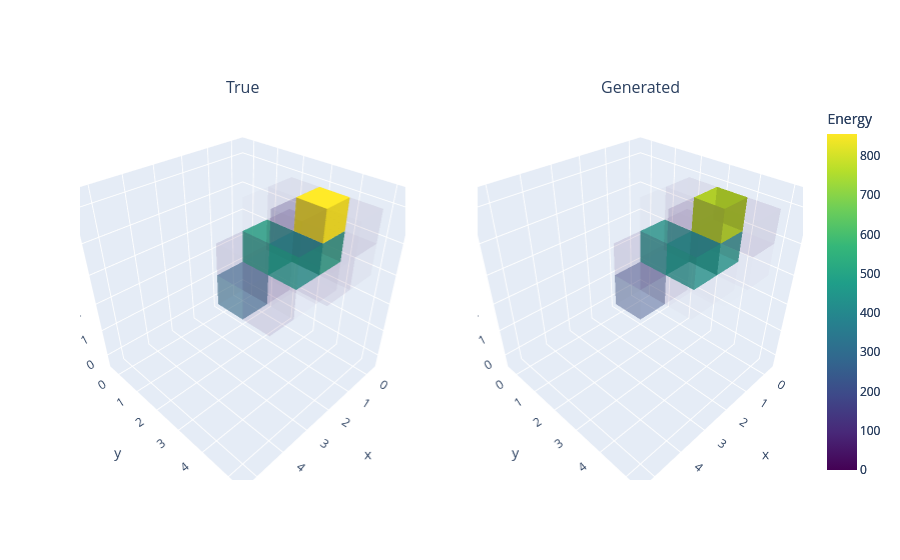

This figure's notebook cell:
### Code cell
import torch
import plotly.graph_objects as go
from plotly.subplots import make_subplots

checkpoint_path = "/scratch2/salonso/SFGD_Vertex_Activity/Results/gan/test/checkpoints/diffusion_v1/train_loss/last.ckpt"

model = ConditionalDiffusionModel(
    time_dim=128,
    cond_dim=128,
    base_channels=32,
    num_timesteps=1000,
    img_size=args.img_size,
)

lit_model = LightningModelDiffusion.load_from_checkpoint(
    checkpoint_path,
    diffusion_model=model,
)

device = torch.device("cuda" if torch.cuda.is_available() else "cpu")
lit_model = lit_model.to(device)
lit_model.eval()

# Example image
event = train_set[1231]
x_ini, y_ini, z_ini = event['pos_ini']
ke = event['ke']
dx, dy, dz = event['dir_ini']
kin = torch.tensor([[x_ini, y_ini, z_ini, ke, dx, dy, dz]], dtype=torch.float32)
kin = kin.to(device)
true_voxels = event['image'].reshape(1, 1, 5, 5, 5)
true_voxels = true_voxels.to(device)

# Run inference
with torch.no_grad():
    #generated_voxels = lit_model.sample(labels=kin, num_samples=1, num_timesteps=1000, device=device)
    generated_voxels = lit_model.model.differentiable_sample(kin=kin, num_timesteps=1000)

true_grid = true_voxels[0, 0].cpu().numpy()       # (5, 5, 5)
gen_grid  = generated_voxels[0, 0].cpu().numpy()  # (5, 5, 5)

# undo normalisation
min_charge = 0
max_charge = train_set.metadata['statistics']['per_tree']['proton_contained']['recon_charge']['max']
true_grid = (true_grid + 1) / 2
true_grid = true_grid * (max_charge - min_charge) + min_charge
gen_grid = (gen_grid + 1) / 2
gen_grid = gen_grid * (max_charge - min_charge) + min_charge
gen_grid[gen_grid < 0.5] = 0  # zeroed voxels won't be plotted

global_max = float(max(true_grid.max(), gen_grid.max()))
cmin, cmax = 0.0, global_max if global_max > 0 else 1.0

def grid_to_sparse_points(grid, threshold=1e-6):
    """
    grid: numpy array (D, H, W)
    Returns arrays x, y, z, val for voxels above |value| > threshold.
    """
    import numpy as np

    mask = np.abs(grid) > threshold
    z_idx, y_idx, x_idx = mask.nonzero()  # (z, y, x)
    vals = grid[mask]
    return x_idx, y_idx, z_idx, vals


x_t, y_t, z_t, v_t = grid_to_sparse_points(true_grid)
x_g, y_g, z_g, v_g = grid_to_sparse_points(gen_grid)

def make_cube_traces(x, y, z, v, cmin, cmax, showscale_first=True):
    """
    Build a list of Mesh3d traces, one per (x, y, z) cube.
    Opacity is proportional to v/cmax.
    Each cube has hover text with its coordinates and value.
    """
    import numpy as np

    traces = []
    first = True

    for cx, cy, cz, val in zip(x, y, z, v):
        # 8 corners of cube [cx, cx+1] x [cy, cy+1] x [cz, cz+1]
        verts = np.array([
            (cx,   cy,   cz),
            (cx+1, cy,   cz),
            (cx+1, cy+1, cz),
            (cx,   cy+1, cz),
            (cx,   cy,   cz+1),
            (cx+1, cy,   cz+1),
            (cx+1, cy+1, cz+1),
            (cx,   cy+1, cz+1),
        ])
        xs, ys, zs = verts[:, 0], verts[:, 1], verts[:, 2]

        # 12 triangles (2 per face)
        faces = [
            (0, 1, 2), (0, 2, 3),  # bottom
            (4, 5, 6), (4, 6, 7),  # top
            (0, 1, 5), (0, 5, 4),  # front
            (2, 3, 7), (2, 7, 6),  # back
            (1, 2, 6), (1, 6, 5),  # right
            (0, 3, 7), (0, 7, 4),  # left
        ]
        i = [f[0] for f in faces]
        j = [f[1] for f in faces]
        k = [f[2] for f in faces]

        intensity = [val] * 8
        opacity = 0.0 if cmax <= 0 else float(val) / cmax

        hover_text = [f"x={cx}, y={cy}, z={cz}, value={val:.4g}"] * 8

        traces.append(
            go.Mesh3d(
                x=xs,
                y=ys,
                z=zs,
                i=i,
                j=j,
                k=k,
                intensity=intensity,
                intensitymode="vertex",
                colorscale="Viridis",
                cmin=cmin,
                cmax=cmax,
                opacity=opacity,
                flatshading=True,
                text=hover_text,
                hoverinfo="text",
                showscale=showscale_first and first,
                colorbar=dict(title="Energy") if (showscale_first and first) else None,
            )
        )
        if first:
            first = False

    return traces

true_traces = make_cube_traces(x_t, y_t, z_t, v_t, cmin, cmax, showscale_first=True)
gen_traces  = make_cube_traces(x_g, y_g, z_g, v_g, cmin, cmax, showscale_first=True)

# Plot
fig = make_subplots(
    rows=1,
    cols=2,
    specs=[[{"type": "scene"}, {"type": "scene"}]],
    subplot_titles=("True", "Generated"),
)
for tr in true_traces:
    fig.add_trace(tr, row=1, col=1)
for tr in gen_traces:
    fig.add_trace(tr, row=1, col=2)
axis_range = [-0.5, 5.5]
for col in [1, 2]:
    fig.update_scenes(
        xaxis=dict(title="x", range=axis_range),
        yaxis=dict(title="y", range=axis_range),
        zaxis=dict(title="z", range=axis_range),
        aspectmode="cube",
        row=1,
        col=col,
    )

fig.update_layout(
    showlegend=False,
)

fig.show()

### Figure 1 — Plotly figure (JSON) as saved in the notebook; plotly's stock layout.template omitted (floating-point values rounded to 4 significant figures)
{"data": [{"cmax": 855.7, "cmin": 0, "colorbar": {"title": {"text": "Energy"}}, "colorscale": [[0, "#440154"], [0.1111, "#482878"], [0.2222, "#3e4989"], [0.3333, "#31688e"], [0.4444, "#26828e"], [0.5556, "#1f9e89"], [0.6667, "#35b779"], [0.7778, "#6ece58"], [0.8889, "#b5de2b"], [1, "#fde725"]], "flatshading": true, "hoverinfo": "text", "i": [0, 0, 4, 4, 0, 0, 2, 2, 1, 1, 0, 0], "intensity": [4.421, 4.421, 4.421, 4.421, 4.421, 4.421, 4.421, 4.421], "intensitymode": "vertex", "j": [1, 2, 5, 6, 1, 5, 3, 7, 2, 6, 3, 7], "k": [2, 3, 6, 7, 5, 4, 7, 6, 6, 5, 7, 4], "opacity": 0.005167, "scene": "scene", "showscale": true, "text": ["x=0, y=2, z=2, value=4.421", "x=0, y=2, z=2, value=4.421", "x=0, y=2, z=2, value=4.421", "x=0, y=2, z=2, value=4.421", "x=0, y=2, z=2, value=4.421", "x=0, y=2, z=2, value=4.421", "x=0, y=2, z=2, value=4.421", "x=0, y=2, z=2, value=4.421"], "type": "mesh3d", "x": [0, 1, 1, 0, 0, 1, 1, 0], "y": [2, 2, 3, 3, 2, 2, 3, 3], "z": [2, 2, 2, 2, 3, 3, 3, 3]}, {"cmax": 855.7, "cmin": 0, "colorscale": [[0, "#440154"], [0.1111, "#482878"], [0.2222, "#3e4989"], [0.3333, "#31688e"], [0.4444, "#26828e"], [0.5556, "#1f9e89"], [0.6667, "#35b779"], [0.7778, "#6ece58"], [0.8889, "#b5de2b"], [1, "#fde725"]], "flatshading": true, "hoverinfo": "text", "i": [0, 0, 4, 4, 0, 0, 2, 2, 1, 1, 0, 0], "intensity": [56.43, 56.43, 56.43, 56.43, 56.43, 56.43, 56.43, 56.43], "intensitymode": "vertex", "j": [1, 2, 5, 6, 1, 5, 3, 7, 2, 6, 3, 7], "k": [2, 3, 6, 7, 5, 4, 7, 6, 6, 5, 7, 4], "opacity": 0.06595, "scene": "scene", "showscale": false, "text": ["x=1, y=2, z=2, value=56.43", "x=1, y=2, z=2, value=56.43", "x=1, y=2, z=2, value=56.43", "x=1, y=2, z=2, value=56.43", "x=1, y=2, z=2, value=56.43", "x=1, y=2, z=2, value=56.43", "x=1, y=2, z=2, value=56.43", "x=1, y=2, z=2, value=56.43"], "type": "mesh3d", "x": [1, 2, 2, 1, 1, 2, 2, 1], "y": [2, 2, 3, 3, 2, 2, 3, 3], "z": [2, 2, 2, 2, 3, 3, 3, 3]}, {"cmax": 855.7, "cmin": 0, "colorscale": [[0, "#440154"], [0.1111, "#482878"], [0.2222, "#3e4989"], [0.3333, "#31688e"], [0.4444, "#26828e"], [0.5556, "#1f9e89"], [0.6667, "#35b779"], [0.7778, "#6ece58"], [0.8889, "#b5de2b"], [1, "#fde725"]], "flatshading": true, "hoverinfo": "text", "i": [0, 0, 4, 4, 0, 0, 2, 2, 1, 1, 0, 0], "intensity": [294.2, 294.2, 294.2, 294.2, 294.2, 294.2, 294.2, 294.2], "intensitymode": "vertex", "j": [1, 2, 5, 6, 1, 5, 3, 7, 2, 6, 3, 7], "k": [2, 3, 6, 7, 5, 4, 7, 6, 6, 5, 7, 4], "opacity": 0.3438, "scene": "scene", "showscale": false, "text": ["x=2, y=2, z=2, value=294.2", "x=2, y=2, z=2, value=294.2", "x=2, y=2, z=2, value=294.2", "x=2, y=2, z=2, value=294.2", "x=2, y=2, z=2, value=294.2", "x=2, y=2, z=2, value=294.2", "x=2, y=2, z=2, value=294.2", "x=2, y=2, z=2, value=294.2"], "type": "mesh3d", "x": [2, 3, 3, 2, 2, 3, 3, 2], "y": [2, 2, 3, 3, 2, 2, 3, 3], "z": [2, 2, 2, 2, 3, 3, 3, 3]}, {"cmax": 855.7, "cmin": 0, "colorscale": [[0, "#440154"], [0.1111, "#482878"], [0.2222, "#3e4989"], [0.3333, "#31688e"], [0.4444, "#26828e"], [0.5556, "#1f9e89"], [0.6667, "#35b779"], [0.7778, "#6ece58"], [0.8889, "#b5de2b"], [1, "#fde725"]], "flatshading": true, "hoverinfo": "text", "i": [0, 0, 4, 4, 0, 0, 2, 2, 1, 1, 0, 0], "intensity": [20.18, 20.18, 20.18, 20.18, 20.18, 20.18, 20.18, 20.18], "intensitymode": "vertex", "j": [1, 2, 5, 6, 1, 5, 3, 7, 2, 6, 3, 7], "k": [2, 3, 6, 7, 5, 4, 7, 6, 6, 5, 7, 4], "opacity": 0.02358, "scene": "scene", "showscale": false, "text": ["x=0, y=3, z=2, value=20.18", "x=0, y=3, z=2, value=20.18", "x=0, y=3, z=2, value=20.18", "x=0, y=3, z=2, value=20.18", "x=0, y=3, z=2, value=20.18", "x=0, y=3, z=2, value=20.18", "x=0, y=3, z=2, value=20.18", "x=0, y=3, z=2, value=20.18"], "type": "mesh3d", "x": [0, 1, 1, 0, 0, 1, 1, 0], "y": [3, 3, 4, 4, 3, 3, 4, 4], "z": [2, 2, 2, 2, 3, 3, 3, 3]}, {"cmax": 855.7, "cmin": 0, "colorscale": [[0, "#440154"], [0.1111, "#482878"], [0.2222, "#3e4989"], [0.3333, "#31688e"], [0.4444, "#26828e"], [0.5556, "#1f9e89"], [0.6667, "#35b779"], [0.7778, "#6ece58"], [0.8889, "#b5de2b"], [1, "#fde725"]], "flatshading": true, "hoverinfo": "text", "i": [0, 0, 4, 4, 0, 0, 2, 2, 1, 1, 0, 0], "intensity": [6.496, 6.496, 6.496, 6.496, 6.496, 6.496, 6.496, 6.496], "intensitymode": "vertex", "j": [1, 2, 5, 6, 1, 5, 3, 7, 2, 6, 3, 7], "k": [2, 3, 6, 7, 5, 4, 7, 6, 6, 5, 7, 4], "opacity": 0.007592, "scene": "scene", "showscale": false, "text": ["x=1, y=3, z=2, value=6.496", "x=1, y=3, z=2, value=6.496", "x=1, y=3, z=2, value=6.496", "x=1, y=3, z=2, value=6.496", "x=1, y=3, z=2, value=6.496", "x=1, y=3, z=2, value=6.496", "x=1, y=3, z=2, value=6.496", "x=1, y=3, z=2, value=6.496"], "type": "mesh3d", "x": [1, 2, 2, 1, 1, 2, 2, 1], "y": [3, 3, 4, 4, 3, 3, 4, 4], "z": [2, 2, 2, 2, 3, 3, 3, 3]}, {"cmax": 855.7, "cmin": 0, "colorscale": [[0, "#440154"], [0.1111, "#482878"], [0.2222, "#3e4989"], [0.3333, "#31688e"], [0.4444, "#26828e"], [0.5556, "#1f9e89"], [0.6667, "#35b779"], [0.7778, "#6ece58"], [0.8889, "#b5de2b"], [1, "#fde725"]], "flatshading": true, "hoverinfo": "text", "i": [0, 0, 4, 4, 0, 0, 2, 2, 1, 1, 0, 0], "intensity": [48.96, 48.96, 48.96, 48.96, 48.96, 48.96, 48.96, 48.96], "intensitymode": "vertex", "j": [1, 2, 5, 6, 1, 5, 3, 7, 2, 6, 3, 7], "k": [2, 3, 6, 7, 5, 4, 7, 6, 6, 5, 7, 4], "opacity": 0.05721, "scene": "scene", "showscale": false, "text": ["x=2, y=3, z=2, value=48.96", "x=2, y=3, z=2, value=48.96", "x=2, y=3, z=2, value=48.96", "x=2, y=3, z=2, value=48.96", "x=2, y=3, z=2, value=48.96", "x=2, y=3, z=2, value=48.96", "x=2, y=3, z=2, value=48.96", "x=2, y=3, z=2, value=48.96"], "type": "mesh3d", "x": [2, 3, 3, 2, 2, 3, 3, 2], "y": [3, 3, 4, 4, 3, 3, 4, 4], "z": [2, 2, 2, 2, 3, 3, 3, 3]}, {"cmax": 855.7, "cmin": 0, "colorscale": [[0, "#440154"], [0.1111, "#482878"], [0.2222, "#3e4989"], [0.3333, "#31688e"], [0.4444, "#26828e"], [0.5556, "#1f9e89"], [0.6667, "#35b779"], [0.7778, "#6ece58"], [0.8889, "#b5de2b"], [1, "#fde725"]], "flatshading": true, "hoverinfo": "text", "i": [0, 0, 4, 4, 0, 0, 2, 2, 1, 1, 0, 0], "intensity": [55.36, 55.36, 55.36, 55.36, 55.36, 55.36, 55.36, 55.36], "intensitymode": "vertex", "j": [1, 2, 5, 6, 1, 5, 3, 7, 2, 6, 3, 7], "k": [2, 3, 6, 7, 5, 4, 7, 6, 6, 5, 7, 4], "opacity": 0.0647, "scene": "scene", "showscale": false, "text": ["x=0, y=2, z=3, value=55.36", "x=0, y=2, z=3, value=55.36", "x=0, y=2, z=3, value=55.36", "x=0, y=2, z=3, value=55.36", "x=0, y=2, z=3, value=55.36", "x=0, y=2, z=3, value=55.36", "x=0, y=2, z=3, value=55.36", "x=0, y=2, z=3, value=55.36"], "type": "mesh3d", "x": [0, 1, 1, 0, 0, 1, 1, 0], "y": [2, 2, 3, 3, 2, 2, 3, 3], "z": [3, 3, 3, 3, 4, 4, 4, 4]}, {"cmax": 855.7, "cmin": 0, "colorscale": [[0, "#440154"], [0.1111, "#482878"], [0.2222, "#3e4989"], [0.3333, "#31688e"], [0.4444, "#26828e"], [0.5556, "#1f9e89"], [0.6667, "#35b779"], [0.7778, "#6ece58"], [0.8889, "#b5de2b"], [1, "#fde725"]], "flatshading": true, "hoverinfo": "text", "i": [0, 0, 4, 4, 0, 0, 2, 2, 1, 1, 0, 0], "intensity": [498.2, 498.2, 498.2, 498.2, 498.2, 498.2, 498.2, 498.2], "intensitymode": "vertex", "j": [1, 2, 5, 6, 1, 5, 3, 7, 2, 6, 3, 7], "k": [2, 3, 6, 7, 5, 4, 7, 6, 6, 5, 7, 4], "opacity": 0.5822, "scene": "scene", "showscale": false, "text": ["x=1, y=2, z=3, value=498.2", "x=1, y=2, z=3, value=498.2", "x=1, y=2, z=3, value=498.2", "x=1, y=2, z=3, value=498.2", "x=1, y=2, z=3, value=498.2", "x=1, y=2, z=3, value=498.2", "x=1, y=2, z=3, value=498.2", "x=1, y=2, z=3, value=498.2"], "type": "mesh3d", "x": [1, 2, 2, 1, 1, 2, 2, 1], "y": [2, 2, 3, 3, 2, 2, 3, 3], "z": [3, 3, 3, 3, 4, 4, 4, 4]}, {"cmax": 855.7, "cmin": 0, "colorscale": [[0, "#440154"], [0.1111, "#482878"], [0.2222, "#3e4989"], [0.3333, "#31688e"], [0.4444, "#26828e"], [0.5556, "#1f9e89"], [0.6667, "#35b779"], [0.7778, "#6ece58"], [0.8889, "#b5de2b"], [1, "#fde725"]], "flatshading": true, "hoverinfo": "text", "i": [0, 0, 4, 4, 0, 0, 2, 2, 1, 1, 0, 0], "intensity": [57.22, 57.22, 57.22, 57.22, 57.22, 57.22, 57.22, 57.22], "intensitymode": "vertex", "j": [1, 2, 5, 6, 1, 5, 3, 7, 2, 6, 3, 7], "k": [2, 3, 6, 7, 5, 4, 7, 6, 6, 5, 7, 4], "opacity": 0.06688, "scene": "scene", "showscale": false, "text": ["x=2, y=2, z=3, value=57.22", "x=2, y=2, z=3, value=57.22", "x=2, y=2, z=3, value=57.22", "x=2, y=2, z=3, value=57.22", "x=2, y=2, z=3, value=57.22", "x=2, y=2, z=3, value=57.22", "x=2, y=2, z=3, value=57.22", "x=2, y=2, z=3, value=57.22"], "type": "mesh3d", "x": [2, 3, 3, 2, 2, 3, 3, 2], "y": [2, 2, 3, 3, 2, 2, 3, 3], "z": [3, 3, 3, 3, 4, 4, 4, 4]}, {"cmax": 855.7, "cmin": 0, "colorscale": [[0, "#440154"], [0.1111, "#482878"], [0.2222, "#3e4989"], [0.3333, "#31688e"], [0.4444, "#26828e"], [0.5556, "#1f9e89"], [0.6667, "#35b779"], [0.7778, "#6ece58"], [0.8889, "#b5de2b"], [1, "#fde725"]], "flatshading": true, "hoverinfo": "text", "i": [0, 0, 4, 4, 0, 0, 2, 2, 1, 1, 0, 0], "intensity": [515.0, 515.0, 515.0, 515.0, 515.0, 515.0, 515.0, 515.0], "intensitymode": "vertex", "j": [1, 2, 5, 6, 1, 5, 3, 7, 2, 6, 3, 7], "k": [2, 3, 6, 7, 5, 4, 7, 6, 6, 5, 7, 4], "opacity": 0.6018, "scene": "scene", "showscale": false, "text": ["x=0, y=3, z=3, value=515", "x=0, y=3, z=3, value=515", "x=0, y=3, z=3, value=515", "x=0, y=3, z=3, value=515", "x=0, y=3, z=3, value=515", "x=0, y=3, z=3, value=515", "x=0, y=3, z=3, value=515", "x=0, y=3, z=3, value=515"], "type": "mesh3d", "x": [0, 1, 1, 0, 0, 1, 1, 0], "y": [3, 3, 4, 4, 3, 3, 4, 4], "z": [3, 3, 3, 3, 4, 4, 4, 4]}, {"cmax": 855.7, "cmin": 0, "colorscale": [[0, "#440154"], [0.1111, "#482878"], [0.2222, "#3e4989"], [0.3333, "#31688e"], [0.4444, "#26828e"], [0.5556, "#1f9e89"], [0.6667, "#35b779"], [0.7778, "#6ece58"], [0.8889, "#b5de2b"], [1, "#fde725"]], "flatshading": true, "hoverinfo": "text", "i": [0, 0, 4, 4, 0, 0, 2, 2, 1, 1, 0, 0], "intensity": [455.5, 455.5, 455.5, 455.5, 455.5, 455.5, 455.5, 455.5], "intensitymode": "vertex", "j": [1, 2, 5, 6, 1, 5, 3, 7, 2, 6, 3, 7], "k": [2, 3, 6, 7, 5, 4, 7, 6, 6, 5, 7, 4], "opacity": 0.5323, "scene": "scene", "showscale": false, "text": ["x=1, y=3, z=3, value=455.5", "x=1, y=3, z=3, value=455.5", "x=1, y=3, z=3, value=455.5", "x=1, y=3, z=3, value=455.5", "x=1, y=3, z=3, value=455.5", "x=1, y=3, z=3, value=455.5", "x=1, y=3, z=3, value=455.5", "x=1, y=3, z=3, value=455.5"], "type": "mesh3d", "x": [1, 2, 2, 1, 1, 2, 2, 1], "y": [3, 3, 4, 4, 3, 3, 4, 4], "z": [3, 3, 3, 3, 4, 4, 4, 4]}, {"cmax": 855.7, "cmin": 0, "colorscale": [[0, "#440154"], [0.1111, "#482878"], [0.2222, "#3e4989"], [0.3333, "#31688e"], [0.4444, "#26828e"], [0.5556, "#1f9e89"], [0.6667, "#35b779"], [0.7778, "#6ece58"], [0.8889, "#b5de2b"], [1, "#fde725"]], "flatshading": true, "hoverinfo": "text", "i": [0, 0, 4, 4, 0, 0, 2, 2, 1, 1, 0, 0], "intensity": [8.042, 8.042, 8.042, 8.042, 8.042, 8.042, 8.042, 8.042], "intensitymode": "vertex", "j": [1, 2, 5, 6, 1, 5, 3, 7, 2, 6, 3, 7], "k": [2, 3, 6, 7, 5, 4, 7, 6, 6, 5, 7, 4], "opacity": 0.009398, "scene": "scene", "showscale": false, "text": ["x=2, y=3, z=3, value=8.042", "x=2, y=3, z=3, value=8.042", "x=2, y=3, z=3, value=8.042", "x=2, y=3, z=3, value=8.042", "x=2, y=3, z=3, value=8.042", "x=2, y=3, z=3, value=8.042", "x=2, y=3, z=3, value=8.042", "x=2, y=3, z=3, value=8.042"], "type": "mesh3d", "x": [2, 3, 3, 2, 2, 3, 3, 2], "y": [3, 3, 4, 4, 3, 3, 4, 4], "z": [3, 3, 3, 3, 4, 4, 4, 4]}, {"cmax": 855.7, "cmin": 0, "colorscale": [[0, "#440154"], [0.1111, "#482878"], [0.2222, "#3e4989"], [0.3333, "#31688e"], [0.4444, "#26828e"], [0.5556, "#1f9e89"], [0.6667, "#35b779"], [0.7778, "#6ece58"], [0.8889, "#b5de2b"], [1, "#fde725"]], "flatshading": true, "hoverinfo": "text", "i": [0, 0, 4, 4, 0, 0, 2, 2, 1, 1, 0, 0], "intensity": [15.96, 15.96, 15.96, 15.96, 15.96, 15.96, 15.96, 15.96], "intensitymode": "vertex", "j": [1, 2, 5, 6, 1, 5, 3, 7, 2, 6, 3, 7], "k": [2, 3, 6, 7, 5, 4, 7, 6, 6, 5, 7, 4], "opacity": 0.01865, "scene": "scene", "showscale": false, "text": ["x=0, y=4, z=3, value=15.96", "x=0, y=4, z=3, value=15.96", "x=0, y=4, z=3, value=15.96", "x=0, y=4, z=3, value=15.96", "x=0, y=4, z=3, value=15.96", "x=0, y=4, z=3, value=15.96", "x=0, y=4, z=3, value=15.96", "x=0, y=4, z=3, value=15.96"], "type": "mesh3d", "x": [0, 1, 1, 0, 0, 1, 1, 0], "y": [4, 4, 5, 5, 4, 4, 5, 5], "z": [3, 3, 3, 3, 4, 4, 4, 4]}, {"cmax": 855.7, "cmin": 0, "colorscale": [[0, "#440154"], [0.1111, "#482878"], [0.2222, "#3e4989"], [0.3333, "#31688e"], [0.4444, "#26828e"], [0.5556, "#1f9e89"], [0.6667, "#35b779"], [0.7778, "#6ece58"], [0.8889, "#b5de2b"], [1, "#fde725"]], "flatshading": true, "hoverinfo": "text", "i": [0, 0, 4, 4, 0, 0, 2, 2, 1, 1, 0, 0], "intensity": [32.98, 32.98, 32.98, 32.98, 32.98, 32.98, 32.98, 32.98], "intensitymode": "vertex", "j": [1, 2, 5, 6, 1, 5, 3, 7, 2, 6, 3, 7], "k": [2, 3, 6, 7, 5, 4, 7, 6, 6, 5, 7, 4], "opacity": 0.03855, "scene": "scene", "showscale": false, "text": ["x=1, y=4, z=3, value=32.98", "x=1, y=4, z=3, value=32.98", "x=1, y=4, z=3, value=32.98", "x=1, y=4, z=3, value=32.98", "x=1, y=4, z=3, value=32.98", "x=1, y=4, z=3, value=32.98", "x=1, y=4, z=3, value=32.98", "x=1, y=4, z=3, value=32.98"], "type": "mesh3d", "x": [1, 2, 2, 1, 1, 2, 2, 1], "y": [4, 4, 5, 5, 4, 4, 5, 5], "z": [3, 3, 3, 3, 4, 4, 4, 4]}, {"cmax": 855.7, "cmin": 0, "colorscale": [[0, "#440154"], [0.1111, "#482878"], [0.2222, "#3e4989"], [0.3333, "#31688e"], [0.4444, "#26828e"], [0.5556, "#1f9e89"], [0.6667, "#35b779"], [0.7778, "#6ece58"], [0.8889, "#b5de2b"], [1, "#fde725"]], "flatshading": true, "hoverinfo": "text", "i": [0, 0, 4, 4, 0, 0, 2, 2, 1, 1, 0, 0], "intensity": [25.76, 25.76, 25.76, 25.76, 25.76, 25.76, 25.76, 25.76], "intensitymode": "vertex", "j": [1, 2, 5, 6, 1, 5, 3, 7, 2, 6, 3, 7], "k": [2, 3, 6, 7, 5, 4, 7, 6, 6, 5, 7, 4], "opacity": 0.0301, "scene": "scene", "showscale": false, "text": ["x=0, y=2, z=4, value=25.76", "x=0, y=2, z=4, value=25.76", "x=0, y=2, z=4, value=25.76", "x=0, y=2, z=4, value=25.76", "x=0, y=2, z=4, value=25.76", "x=0, y=2, z=4, value=25.76", "x=0, y=2, z=4, value=25.76", "x=0, y=2, z=4, value=25.76"], "type": "mesh3d", "x": [0, 1, 1, 0, 0, 1, 1, 0], "y": [2, 2, 3, 3, 2, 2, 3, 3], "z": [4, 4, 4, 4, 5, 5, 5, 5]}, {"cmax": 855.7, "cmin": 0, "colorscale": [[0, "#440154"], [0.1111, "#482878"], [0.2222, "#3e4989"], [0.3333, "#31688e"], [0.4444, "#26828e"], [0.5556, "#1f9e89"], [0.6667, "#35b779"], [0.7778, "#6ece58"], [0.8889, "#b5de2b"], [1, "#fde725"]], "flatshading": true, "hoverinfo": "text", "i": [0, 0, 4, 4, 0, 0, 2, 2, 1, 1, 0, 0], "intensity": [6.86, 6.86, 6.86, 6.86, 6.86, 6.86, 6.86, 6.86], "intensitymode": "vertex", "j": [1, 2, 5, 6, 1, 5, 3, 7, 2, 6, 3, 7], "k": [2, 3, 6, 7, 5, 4, 7, 6, 6, 5, 7, 4], "opacity": 0.008018, "scene": "scene", "showscale": false, "text": ["x=1, y=2, z=4, value=6.86", "x=1, y=2, z=4, value=6.86", "x=1, y=2, z=4, value=6.86", "x=1, y=2, z=4, value=6.86", "x=1, y=2, z=4, value=6.86", "x=1, y=2, z=4, value=6.86", "x=1, y=2, z=4, value=6.86", "x=1, y=2, z=4, value=6.86"], "type": "mesh3d", "x": [1, 2, 2, 1, 1, 2, 2, 1], "y": [2, 2, 3, 3, 2, 2, 3, 3], "z": [4, 4, 4, 4, 5, 5, 5, 5]}, {"cmax": 855.7, "cmin": 0, "colorscale": [[0, "#440154"], [0.1111, "#482878"], [0.2222, "#3e4989"], [0.3333, "#31688e"], [0.4444, "#26828e"], [0.5556, "#1f9e89"], [0.6667, "#35b779"], [0.7778, "#6ece58"], [0.8889, "#b5de2b"], [1, "#fde725"]], "flatshading": true, "hoverinfo": "text", "i": [0, 0, 4, 4, 0, 0, 2, 2, 1, 1, 0, 0], "intensity": [855.7, 855.7, 855.7, 855.7, 855.7, 855.7, 855.7, 855.7], "intensitymode": "vertex", "j": [1, 2, 5, 6, 1, 5, 3, 7, 2, 6, 3, 7], "k": [2, 3, 6, 7, 5, 4, 7, 6, 6, 5, 7, 4], "opacity": 1, "scene": "scene", "showscale": false, "text": ["x=0, y=3, z=4, value=855.7", "x=0, y=3, z=4, value=855.7", "x=0, y=3, z=4, value=855.7", "x=0, y=3, z=4, value=855.7", "x=0, y=3, z=4, value=855.7", "x=0, y=3, z=4, value=855.7", "x=0, y=3, z=4, value=855.7", "x=0, y=3, z=4, value=855.7"], "type": "mesh3d", "x": [0, 1, 1, 0, 0, 1, 1, 0], "y": [3, 3, 4, 4, 3, 3, 4, 4], "z": [4, 4, 4, 4, 5, 5, 5, 5]}, {"cmax": 855.7, "cmin": 0, "colorscale": [[0, "#440154"], [0.1111, "#482878"], [0.2222, "#3e4989"], [0.3333, "#31688e"], [0.4444, "#26828e"], [0.5556, "#1f9e89"], [0.6667, "#35b779"], [0.7778, "#6ece58"], [0.8889, "#b5de2b"], [1, "#fde725"]], "flatshading": true, "hoverinfo": "text", "i": [0, 0, 4, 4, 0, 0, 2, 2, 1, 1, 0, 0], "intensity": [126.1, 126.1, 126.1, 126.1, 126.1, 126.1, 126.1, 126.1], "intensitymode": "vertex", "j": [1, 2, 5, 6, 1, 5, 3, 7, 2, 6, 3, 7], "k": [2, 3, 6, 7, 5, 4, 7, 6, 6, 5, 7, 4], "opacity": 0.1474, "scene": "scene", "showscale": false, "text": ["x=1, y=3, z=4, value=126.1", "x=1, y=3, z=4, value=126.1", "x=1, y=3, z=4, value=126.1", "x=1, y=3, z=4, value=126.1", "x=1, y=3, z=4, value=126.1", "x=1, y=3, z=4, value=126.1", "x=1, y=3, z=4, value=126.1", "x=1, y=3, z=4, value=126.1"], "type": "mesh3d", "x": [1, 2, 2, 1, 1, 2, 2, 1], "y": [3, 3, 4, 4, 3, 3, 4, 4], "z": [4, 4, 4, 4, 5, 5, 5, 5]}, {"cmax": 855.7, "cmin": 0, "colorscale": [[0, "#440154"], [0.1111, "#482878"], [0.2222, "#3e4989"], [0.3333, "#31688e"], [0.4444, "#26828e"], [0.5556, "#1f9e89"], [0.6667, "#35b779"], [0.7778, "#6ece58"], [0.8889, "#b5de2b"], [1, "#fde725"]], "flatshading": true, "hoverinfo": "text", "i": [0, 0, 4, 4, 0, 0, 2, 2, 1, 1, 0, 0], "intensity": [35.15, 35.15, 35.15, 35.15, 35.15, 35.15, 35.15, 35.15], "intensitymode": "vertex", "j": [1, 2, 5, 6, 1, 5, 3, 7, 2, 6, 3, 7], "k": [2, 3, 6, 7, 5, 4, 7, 6, 6, 5, 7, 4], "opacity": 0.04108, "scene": "scene", "showscale": false, "text": ["x=0, y=4, z=4, value=35.15", "x=0, y=4, z=4, value=35.15", "x=0, y=4, z=4, value=35.15", "x=0, y=4, z=4, value=35.15", "x=0, y=4, z=4, value=35.15", "x=0, y=4, z=4, value=35.15", "x=0, y=4, z=4, value=35.15", "x=0, y=4, z=4, value=35.15"], "type": "mesh3d", "x": [0, 1, 1, 0, 0, 1, 1, 0], "y": [4, 4, 5, 5, 4, 4, 5, 5], "z": [4, 4, 4, 4, 5, 5, 5, 5]}, {"cmax": 855.7, "cmin": 0, "colorscale": [[0, "#440154"], [0.1111, "#482878"], [0.2222, "#3e4989"], [0.3333, "#31688e"], [0.4444, "#26828e"], [0.5556, "#1f9e89"], [0.6667, "#35b779"], [0.7778, "#6ece58"], [0.8889, "#b5de2b"], [1, "#fde725"]], "flatshading": true, "hoverinfo": "text", "i": [0, 0, 4, 4, 0, 0, 2, 2, 1, 1, 0, 0], "intensity": [3.899, 3.899, 3.899, 3.899, 3.899, 3.899, 3.899, 3.899], "intensitymode": "vertex", "j": [1, 2, 5, 6, 1, 5, 3, 7, 2, 6, 3, 7], "k": [2, 3, 6, 7, 5, 4, 7, 6, 6, 5, 7, 4], "opacity": 0.004557, "scene": "scene", "showscale": false, "text": ["x=1, y=4, z=4, value=3.899", "x=1, y=4, z=4, value=3.899", "x=1, y=4, z=4, value=3.899", "x=1, y=4, z=4, value=3.899", "x=1, y=4, z=4, value=3.899", "x=1, y=4, z=4, value=3.899", "x=1, y=4, z=4, value=3.899", "x=1, y=4, z=4, value=3.899"], "type": "mesh3d", "x": [1, 2, 2, 1, 1, 2, 2, 1], "y": [4, 4, 5, 5, 4, 4, 5, 5], "z": [4, 4, 4, 4, 5, 5, 5, 5]}, {"cmax": 855.7, "cmin": 0, "colorbar": {"title": {"text": "Energy"}}, "colorscale": [[0, "#440154"], [0.1111, "#482878"], [0.2222, "#3e4989"], [0.3333, "#31688e"], [0.4444, "#26828e"], [0.5556, "#1f9e89"], [0.6667, "#35b779"], [0.7778, "#6ece58"], [0.8889, "#b5de2b"], [1, "#fde725"]], "flatshading": true, "hoverinfo": "text", "i": [0, 0, 4, 4, 0, 0, 2, 2, 1, 1, 0, 0], "intensity": [35.1, 35.1, 35.1, 35.1, 35.1, 35.1, 35.1, 35.1], "intensitymode": "vertex", "j": [1, 2, 5, 6, 1, 5, 3, 7, 2, 6, 3, 7], "k": [2, 3, 6, 7, 5, 4, 7, 6, 6, 5, 7, 4], "opacity": 0.04102, "scene": "scene2", "showscale": true, "text": ["x=1, y=2, z=2, value=35.1", "x=1, y=2, z=2, value=35.1", "x=1, y=2, z=2, value=35.1", "x=1, y=2, z=2, value=35.1", "x=1, y=2, z=2, value=35.1", "x=1, y=2, z=2, value=35.1", "x=1, y=2, z=2, value=35.1", "x=1, y=2, z=2, value=35.1"], "type": "mesh3d", "x": [1, 2, 2, 1, 1, 2, 2, 1], "y": [2, 2, 3, 3, 2, 2, 3, 3], "z": [2, 2, 2, 2, 3, 3, 3, 3]}, {"cmax": 855.7, "cmin": 0, "colorscale": [[0, "#440154"], [0.1111, "#482878"], [0.2222, "#3e4989"], [0.3333, "#31688e"], [0.4444, "#26828e"], [0.5556, "#1f9e89"], [0.6667, "#35b779"], [0.7778, "#6ece58"], [0.8889, "#b5de2b"], [1, "#fde725"]], "flatshading": true, "hoverinfo": "text", "i": [0, 0, 4, 4, 0, 0, 2, 2, 1, 1, 0, 0], "intensity": [213.0, 213.0, 213.0, 213.0, 213.0, 213.0, 213.0, 213.0], "intensitymode": "vertex", "j": [1, 2, 5, 6, 1, 5, 3, 7, 2, 6, 3, 7], "k": [2, 3, 6, 7, 5, 4, 7, 6, 6, 5, 7, 4], "opacity": 0.2489, "scene": "scene2", "showscale": false, "text": ["x=2, y=2, z=2, value=213", "x=2, y=2, z=2, value=213", "x=2, y=2, z=2, value=213", "x=2, y=2, z=2, value=213", "x=2, y=2, z=2, value=213", "x=2, y=2, z=2, value=213", "x=2, y=2, z=2, value=213", "x=2, y=2, z=2, value=213"], "type": "mesh3d", "x": [2, 3, 3, 2, 2, 3, 3, 2], "y": [2, 2, 3, 3, 2, 2, 3, 3], "z": [2, 2, 2, 2, 3, 3, 3, 3]}, {"cmax": 855.7, "cmin": 0, "colorscale": [[0, "#440154"], [0.1111, "#482878"], [0.2222, "#3e4989"], [0.3333, "#31688e"], [0.4444, "#26828e"], [0.5556, "#1f9e89"], [0.6667, "#35b779"], [0.7778, "#6ece58"], [0.8889, "#b5de2b"], [1, "#fde725"]], "flatshading": true, "hoverinfo": "text", "i": [0, 0, 4, 4, 0, 0, 2, 2, 1, 1, 0, 0], "intensity": [5.616, 5.616, 5.616, 5.616, 5.616, 5.616, 5.616, 5.616], "intensitymode": "vertex", "j": [1, 2, 5, 6, 1, 5, 3, 7, 2, 6, 3, 7], "k": [2, 3, 6, 7, 5, 4, 7, 6, 6, 5, 7, 4], "opacity": 0.006564, "scene": "scene2", "showscale": false, "text": ["x=0, y=3, z=2, value=5.616", "x=0, y=3, z=2, value=5.616", "x=0, y=3, z=2, value=5.616", "x=0, y=3, z=2, value=5.616", "x=0, y=3, z=2, value=5.616", "x=0, y=3, z=2, value=5.616", "x=0, y=3, z=2, value=5.616", "x=0, y=3, z=2, value=5.616"], "type": "mesh3d", "x": [0, 1, 1, 0, 0, 1, 1, 0], "y": [3, 3, 4, 4, 3, 3, 4, 4], "z": [2, 2, 2, 2, 3, 3, 3, 3]}, {"cmax": 855.7, "cmin": 0, "colorscale": [[0, "#440154"], [0.1111, "#482878"], [0.2222, "#3e4989"], [0.3333, "#31688e"], [0.4444, "#26828e"], [0.5556, "#1f9e89"], [0.6667, "#35b779"], [0.7778, "#6ece58"], [0.8889, "#b5de2b"], [1, "#fde725"]], "flatshading": true, "hoverinfo": "text", "i": [0, 0, 4, 4, 0, 0, 2, 2, 1, 1, 0, 0], "intensity": [8.043, 8.043, 8.043, 8.043, 8.043, 8.043, 8.043, 8.043], "intensitymode": "vertex", "j": [1, 2, 5, 6, 1, 5, 3, 7, 2, 6, 3, 7], "k": [2, 3, 6, 7, 5, 4, 7, 6, 6, 5, 7, 4], "opacity": 0.0094, "scene": "scene2", "showscale": false, "text": ["x=1, y=3, z=2, value=8.043", "x=1, y=3, z=2, value=8.043", "x=1, y=3, z=2, value=8.043", "x=1, y=3, z=2, value=8.043", "x=1, y=3, z=2, value=8.043", "x=1, y=3, z=2, value=8.043", "x=1, y=3, z=2, value=8.043", "x=1, y=3, z=2, value=8.043"], "type": "mesh3d", "x": [1, 2, 2, 1, 1, 2, 2, 1], "y": [3, 3, 4, 4, 3, 3, 4, 4], "z": [2, 2, 2, 2, 3, 3, 3, 3]}, {"cmax": 855.7, "cmin": 0, "colorscale": [[0, "#440154"], [0.1111, "#482878"], [0.2222, "#3e4989"], [0.3333, "#31688e"], [0.4444, "#26828e"], [0.5556, "#1f9e89"], [0.6667, "#35b779"], [0.7778, "#6ece58"], [0.8889, "#b5de2b"], [1, "#fde725"]], "flatshading": true, "hoverinfo": "text", "i": [0, 0, 4, 4, 0, 0, 2, 2, 1, 1, 0, 0], "intensity": [26.43, 26.43, 26.43, 26.43, 26.43, 26.43, 26.43, 26.43], "intensitymode": "vertex", "j": [1, 2, 5, 6, 1, 5, 3, 7, 2, 6, 3, 7], "k": [2, 3, 6, 7, 5, 4, 7, 6, 6, 5, 7, 4], "opacity": 0.03089, "scene": "scene2", "showscale": false, "text": ["x=0, y=2, z=3, value=26.43", "x=0, y=2, z=3, value=26.43", "x=0, y=2, z=3, value=26.43", "x=0, y=2, z=3, value=26.43", "x=0, y=2, z=3, value=26.43", "x=0, y=2, z=3, value=26.43", "x=0, y=2, z=3, value=26.43", "x=0, y=2, z=3, value=26.43"], "type": "mesh3d", "x": [0, 1, 1, 0, 0, 1, 1, 0], "y": [2, 2, 3, 3, 2, 2, 3, 3], "z": [3, 3, 3, 3, 4, 4, 4, 4]}, {"cmax": 855.7, "cmin": 0, "colorscale": [[0, "#440154"], [0.1111, "#482878"], [0.2222, "#3e4989"], [0.3333, "#31688e"], [0.4444, "#26828e"], [0.5556, "#1f9e89"], [0.6667, "#35b779"], [0.7778, "#6ece58"], [0.8889, "#b5de2b"], [1, "#fde725"]], "flatshading": true, "hoverinfo": "text", "i": [0, 0, 4, 4, 0, 0, 2, 2, 1, 1, 0, 0], "intensity": [457.4, 457.4, 457.4, 457.4, 457.4, 457.4, 457.4, 457.4], "intensitymode": "vertex", "j": [1, 2, 5, 6, 1, 5, 3, 7, 2, 6, 3, 7], "k": [2, 3, 6, 7, 5, 4, 7, 6, 6, 5, 7, 4], "opacity": 0.5346, "scene": "scene2", "showscale": false, "text": ["x=1, y=2, z=3, value=457.4", "x=1, y=2, z=3, value=457.4", "x=1, y=2, z=3, value=457.4", "x=1, y=2, z=3, value=457.4", "x=1, y=2, z=3, value=457.4", "x=1, y=2, z=3, value=457.4", "x=1, y=2, z=3, value=457.4", "x=1, y=2, z=3, value=457.4"], "type": "mesh3d", "x": [1, 2, 2, 1, 1, 2, 2, 1], "y": [2, 2, 3, 3, 2, 2, 3, 3], "z": [3, 3, 3, 3, 4, 4, 4, 4]}, {"cmax": 855.7, "cmin": 0, "colorscale": [[0, "#440154"], [0.1111, "#482878"], [0.2222, "#3e4989"], [0.3333, "#31688e"], [0.4444, "#26828e"], [0.5556, "#1f9e89"], [0.6667, "#35b779"], [0.7778, "#6ece58"], [0.8889, "#b5de2b"], [1, "#fde725"]], "flatshading": true, "hoverinfo": "text", "i": [0, 0, 4, 4, 0, 0, 2, 2, 1, 1, 0, 0], "intensity": [55.28, 55.28, 55.28, 55.28, 55.28, 55.28, 55.28, 55.28], "intensitymode": "vertex", "j": [1, 2, 5, 6, 1, 5, 3, 7, 2, 6, 3, 7], "k": [2, 3, 6, 7, 5, 4, 7, 6, 6, 5, 7, 4], "opacity": 0.0646, "scene": "scene2", "showscale": false, "text": ["x=2, y=2, z=3, value=55.28", "x=2, y=2, z=3, value=55.28", "x=2, y=2, z=3, value=55.28", "x=2, y=2, z=3, value=55.28", "x=2, y=2, z=3, value=55.28", "x=2, y=2, z=3, value=55.28", "x=2, y=2, z=3, value=55.28", "x=2, y=2, z=3, value=55.28"], "type": "mesh3d", "x": [2, 3, 3, 2, 2, 3, 3, 2], "y": [2, 2, 3, 3, 2, 2, 3, 3], "z": [3, 3, 3, 3, 4, 4, 4, 4]}, {"cmax": 855.7, "cmin": 0, "colorscale": [[0, "#440154"], [0.1111, "#482878"], [0.2222, "#3e4989"], [0.3333, "#31688e"], [0.4444, "#26828e"], [0.5556, "#1f9e89"], [0.6667, "#35b779"], [0.7778, "#6ece58"], [0.8889, "#b5de2b"], [1, "#fde725"]], "flatshading": true, "hoverinfo": "text", "i": [0, 0, 4, 4, 0, 0, 2, 2, 1, 1, 0, 0], "intensity": [457.4, 457.4, 457.4, 457.4, 457.4, 457.4, 457.4, 457.4], "intensitymode": "vertex", "j": [1, 2, 5, 6, 1, 5, 3, 7, 2, 6, 3, 7], "k": [2, 3, 6, 7, 5, 4, 7, 6, 6, 5, 7, 4], "opacity": 0.5346, "scene": "scene2", "showscale": false, "text": ["x=0, y=3, z=3, value=457.4", "x=0, y=3, z=3, value=457.4", "x=0, y=3, z=3, value=457.4", "x=0, y=3, z=3, value=457.4", "x=0, y=3, z=3, value=457.4", "x=0, y=3, z=3, value=457.4", "x=0, y=3, z=3, value=457.4", "x=0, y=3, z=3, value=457.4"], "type": "mesh3d", "x": [0, 1, 1, 0, 0, 1, 1, 0], "y": [3, 3, 4, 4, 3, 3, 4, 4], "z": [3, 3, 3, 3, 4, 4, 4, 4]}, {"cmax": 855.7, "cmin": 0, "colorscale": [[0, "#440154"], [0.1111, "#482878"], [0.2222, "#3e4989"], [0.3333, "#31688e"], [0.4444, "#26828e"], [0.5556, "#1f9e89"], [0.6667, "#35b779"], [0.7778, "#6ece58"], [0.8889, "#b5de2b"], [1, "#fde725"]], "flatshading": true, "hoverinfo": "text", "i": [0, 0, 4, 4, 0, 0, 2, 2, 1, 1, 0, 0], "intensity": [445.4, 445.4, 445.4, 445.4, 445.4, 445.4, 445.4, 445.4], "intensitymode": "vertex", "j": [1, 2, 5, 6, 1, 5, 3, 7, 2, 6, 3, 7], "k": [2, 3, 6, 7, 5, 4, 7, 6, 6, 5, 7, 4], "opacity": 0.5205, "scene": "scene2", "showscale": false, "text": ["x=1, y=3, z=3, value=445.4", "x=1, y=3, z=3, value=445.4", "x=1, y=3, z=3, value=445.4", "x=1, y=3, z=3, value=445.4", "x=1, y=3, z=3, value=445.4", "x=1, y=3, z=3, value=445.4", "x=1, y=3, z=3, value=445.4", "x=1, y=3, z=3, value=445.4"], "type": "mesh3d", "x": [1, 2, 2, 1, 1, 2, 2, 1], "y": [3, 3, 4, 4, 3, 3, 4, 4], "z": [3, 3, 3, 3, 4, 4, 4, 4]}, {"cmax": 855.7, "cmin": 0, "colorscale": [[0, "#440154"], [0.1111, "#482878"], [0.2222, "#3e4989"], [0.3333, "#31688e"], [0.4444, "#26828e"], [0.5556, "#1f9e89"], [0.6667, "#35b779"], [0.7778, "#6ece58"], [0.8889, "#b5de2b"], [1, "#fde725"]], "flatshading": true, "hoverinfo": "text", "i": [0, 0, 4, 4, 0, 0, 2, 2, 1, 1, 0, 0], "intensity": [8.996, 8.996, 8.996, 8.996, 8.996, 8.996, 8.996, 8.996], "intensitymode": "vertex", "j": [1, 2, 5, 6, 1, 5, 3, 7, 2, 6, 3, 7], "k": [2, 3, 6, 7, 5, 4, 7, 6, 6, 5, 7, 4], "opacity": 0.01051, "scene": "scene2", "showscale": false, "text": ["x=2, y=3, z=3, value=8.996", "x=2, y=3, z=3, value=8.996", "x=2, y=3, z=3, value=8.996", "x=2, y=3, z=3, value=8.996", "x=2, y=3, z=3, value=8.996", "x=2, y=3, z=3, value=8.996", "x=2, y=3, z=3, value=8.996", "x=2, y=3, z=3, value=8.996"], "type": "mesh3d", "x": [2, 3, 3, 2, 2, 3, 3, 2], "y": [3, 3, 4, 4, 3, 3, 4, 4], "z": [3, 3, 3, 3, 4, 4, 4, 4]}, {"cmax": 855.7, "cmin": 0, "colorscale": [[0, "#440154"], [0.1111, "#482878"], [0.2222, "#3e4989"], [0.3333, "#31688e"], [0.4444, "#26828e"], [0.5556, "#1f9e89"], [0.6667, "#35b779"], [0.7778, "#6ece58"], [0.8889, "#b5de2b"], [1, "#fde725"]], "flatshading": true, "hoverinfo": "text", "i": [0, 0, 4, 4, 0, 0, 2, 2, 1, 1, 0, 0], "intensity": [8.655, 8.655, 8.655, 8.655, 8.655, 8.655, 8.655, 8.655], "intensitymode": "vertex", "j": [1, 2, 5, 6, 1, 5, 3, 7, 2, 6, 3, 7], "k": [2, 3, 6, 7, 5, 4, 7, 6, 6, 5, 7, 4], "opacity": 0.01012, "scene": "scene2", "showscale": false, "text": ["x=0, y=4, z=3, value=8.655", "x=0, y=4, z=3, value=8.655", "x=0, y=4, z=3, value=8.655", "x=0, y=4, z=3, value=8.655", "x=0, y=4, z=3, value=8.655", "x=0, y=4, z=3, value=8.655", "x=0, y=4, z=3, value=8.655", "x=0, y=4, z=3, value=8.655"], "type": "mesh3d", "x": [0, 1, 1, 0, 0, 1, 1, 0], "y": [4, 4, 5, 5, 4, 4, 5, 5], "z": [3, 3, 3, 3, 4, 4, 4, 4]}, {"cmax": 855.7, "cmin": 0, "colorscale": [[0, "#440154"], [0.1111, "#482878"], [0.2222, "#3e4989"], [0.3333, "#31688e"], [0.4444, "#26828e"], [0.5556, "#1f9e89"], [0.6667, "#35b779"], [0.7778, "#6ece58"], [0.8889, "#b5de2b"], [1, "#fde725"]], "flatshading": true, "hoverinfo": "text", "i": [0, 0, 4, 4, 0, 0, 2, 2, 1, 1, 0, 0], "intensity": [2.034, 2.034, 2.034, 2.034, 2.034, 2.034, 2.034, 2.034], "intensitymode": "vertex", "j": [1, 2, 5, 6, 1, 5, 3, 7, 2, 6, 3, 7], "k": [2, 3, 6, 7, 5, 4, 7, 6, 6, 5, 7, 4], "opacity": 0.002377, "scene": "scene2", "showscale": false, "text": ["x=1, y=4, z=3, value=2.034", "x=1, y=4, z=3, value=2.034", "x=1, y=4, z=3, value=2.034", "x=1, y=4, z=3, value=2.034", "x=1, y=4, z=3, value=2.034", "x=1, y=4, z=3, value=2.034", "x=1, y=4, z=3, value=2.034", "x=1, y=4, z=3, value=2.034"], "type": "mesh3d", "x": [1, 2, 2, 1, 1, 2, 2, 1], "y": [4, 4, 5, 5, 4, 4, 5, 5], "z": [3, 3, 3, 3, 4, 4, 4, 4]}, {"cmax": 855.7, "cmin": 0, "colorscale": [[0, "#440154"], [0.1111, "#482878"], [0.2222, "#3e4989"], [0.3333, "#31688e"], [0.4444, "#26828e"], [0.5556, "#1f9e89"], [0.6667, "#35b779"], [0.7778, "#6ece58"], [0.8889, "#b5de2b"], [1, "#fde725"]], "flatshading": true, "hoverinfo": "text", "i": [0, 0, 4, 4, 0, 0, 2, 2, 1, 1, 0, 0], "intensity": [28.78, 28.78, 28.78, 28.78, 28.78, 28.78, 28.78, 28.78], "intensitymode": "vertex", "j": [1, 2, 5, 6, 1, 5, 3, 7, 2, 6, 3, 7], "k": [2, 3, 6, 7, 5, 4, 7, 6, 6, 5, 7, 4], "opacity": 0.03363, "scene": "scene2", "showscale": false, "text": ["x=0, y=2, z=4, value=28.78", "x=0, y=2, z=4, value=28.78", "x=0, y=2, z=4, value=28.78", "x=0, y=2, z=4, value=28.78", "x=0, y=2, z=4, value=28.78", "x=0, y=2, z=4, value=28.78", "x=0, y=2, z=4, value=28.78", "x=0, y=2, z=4, value=28.78"], "type": "mesh3d", "x": [0, 1, 1, 0, 0, 1, 1, 0], "y": [2, 2, 3, 3, 2, 2, 3, 3], "z": [4, 4, 4, 4, 5, 5, 5, 5]}, {"cmax": 855.7, "cmin": 0, "colorscale": [[0, "#440154"], [0.1111, "#482878"], [0.2222, "#3e4989"], [0.3333, "#31688e"], [0.4444, "#26828e"], [0.5556, "#1f9e89"], [0.6667, "#35b779"], [0.7778, "#6ece58"], [0.8889, "#b5de2b"], [1, "#fde725"]], "flatshading": true, "hoverinfo": "text", "i": [0, 0, 4, 4, 0, 0, 2, 2, 1, 1, 0, 0], "intensity": [9.656, 9.656, 9.656, 9.656, 9.656, 9.656, 9.656, 9.656], "intensitymode": "vertex", "j": [1, 2, 5, 6, 1, 5, 3, 7, 2, 6, 3, 7], "k": [2, 3, 6, 7, 5, 4, 7, 6, 6, 5, 7, 4], "opacity": 0.01128, "scene": "scene2", "showscale": false, "text": ["x=1, y=2, z=4, value=9.656", "x=1, y=2, z=4, value=9.656", "x=1, y=2, z=4, value=9.656", "x=1, y=2, z=4, value=9.656", "x=1, y=2, z=4, value=9.656", "x=1, y=2, z=4, value=9.656", "x=1, y=2, z=4, value=9.656", "x=1, y=2, z=4, value=9.656"], "type": "mesh3d", "x": [1, 2, 2, 1, 1, 2, 2, 1], "y": [2, 2, 3, 3, 2, 2, 3, 3], "z": [4, 4, 4, 4, 5, 5, 5, 5]}, {"cmax": 855.7, "cmin": 0, "colorscale": [[0, "#440154"], [0.1111, "#482878"], [0.2222, "#3e4989"], [0.3333, "#31688e"], [0.4444, "#26828e"], [0.5556, "#1f9e89"], [0.6667, "#35b779"], [0.7778, "#6ece58"], [0.8889, "#b5de2b"], [1, "#fde725"]], "flatshading": true, "hoverinfo": "text", "i": [0, 0, 4, 4, 0, 0, 2, 2, 1, 1, 0, 0], "intensity": [770.9, 770.9, 770.9, 770.9, 770.9, 770.9, 770.9, 770.9], "intensitymode": "vertex", "j": [1, 2, 5, 6, 1, 5, 3, 7, 2, 6, 3, 7], "k": [2, 3, 6, 7, 5, 4, 7, 6, 6, 5, 7, 4], "opacity": 0.901, "scene": "scene2", "showscale": false, "text": ["x=0, y=3, z=4, value=770.9", "x=0, y=3, z=4, value=770.9", "x=0, y=3, z=4, value=770.9", "x=0, y=3, z=4, value=770.9", "x=0, y=3, z=4, value=770.9", "x=0, y=3, z=4, value=770.9", "x=0, y=3, z=4, value=770.9", "x=0, y=3, z=4, value=770.9"], "type": "mesh3d", "x": [0, 1, 1, 0, 0, 1, 1, 0], "y": [3, 3, 4, 4, 3, 3, 4, 4], "z": [4, 4, 4, 4, 5, 5, 5, 5]}, {"cmax": 855.7, "cmin": 0, "colorscale": [[0, "#440154"], [0.1111, "#482878"], [0.2222, "#3e4989"], [0.3333, "#31688e"], [0.4444, "#26828e"], [0.5556, "#1f9e89"], [0.6667, "#35b779"], [0.7778, "#6ece58"], [0.8889, "#b5de2b"], [1, "#fde725"]], "flatshading": true, "hoverinfo": "text", "i": [0, 0, 4, 4, 0, 0, 2, 2, 1, 1, 0, 0], "intensity": [66.45, 66.45, 66.45, 66.45, 66.45, 66.45, 66.45, 66.45], "intensitymode": "vertex", "j": [1, 2, 5, 6, 1, 5, 3, 7, 2, 6, 3, 7], "k": [2, 3, 6, 7, 5, 4, 7, 6, 6, 5, 7, 4], "opacity": 0.07766, "scene": "scene2", "showscale": false, "text": ["x=1, y=3, z=4, value=66.45", "x=1, y=3, z=4, value=66.45", "x=1, y=3, z=4, value=66.45", "x=1, y=3, z=4, value=66.45", "x=1, y=3, z=4, value=66.45", "x=1, y=3, z=4, value=66.45", "x=1, y=3, z=4, value=66.45", "x=1, y=3, z=4, value=66.45"], "type": "mesh3d", "x": [1, 2, 2, 1, 1, 2, 2, 1], "y": [3, 3, 4, 4, 3, 3, 4, 4], "z": [4, 4, 4, 4, 5, 5, 5, 5]}, {"cmax": 855.7, "cmin": 0, "colorscale": [[0, "#440154"], [0.1111, "#482878"], [0.2222, "#3e4989"], [0.3333, "#31688e"], [0.4444, "#26828e"], [0.5556, "#1f9e89"], [0.6667, "#35b779"], [0.7778, "#6ece58"], [0.8889, "#b5de2b"], [1, "#fde725"]], "flatshading": true, "hoverinfo": "text", "i": [0, 0, 4, 4, 0, 0, 2, 2, 1, 1, 0, 0], "intensity": [43.82, 43.82, 43.82, 43.82, 43.82, 43.82, 43.82, 43.82], "intensitymode": "vertex", "j": [1, 2, 5, 6, 1, 5, 3, 7, 2, 6, 3, 7], "k": [2, 3, 6, 7, 5, 4, 7, 6, 6, 5, 7, 4], "opacity": 0.05121, "scene": "scene2", "showscale": false, "text": ["x=0, y=4, z=4, value=43.82", "x=0, y=4, z=4, value=43.82", "x=0, y=4, z=4, value=43.82", "x=0, y=4, z=4, value=43.82", "x=0, y=4, z=4, value=43.82", "x=0, y=4, z=4, value=43.82", "x=0, y=4, z=4, value=43.82", "x=0, y=4, z=4, value=43.82"], "type": "mesh3d", "x": [0, 1, 1, 0, 0, 1, 1, 0], "y": [4, 4, 5, 5, 4, 4, 5, 5], "z": [4, 4, 4, 4, 5, 5, 5, 5]}], "layout": {"annotations": [{"font": {"size": 16}, "showarrow": false, "text": "True", "x": 0.225, "xanchor": "center", "xref": "paper", "y": 1, "yanchor": "bottom", "yref": "paper"}, {"font": {"size": 16}, "showarrow": false, "text": "Generated", "x": 0.775, "xanchor": "center", "xref": "paper", "y": 1, "yanchor": "bottom", "yref": "paper"}], "autosize": true, "scene": {"aspectmode": "cube", "aspectratio": {"x": 1, "y": 1, "z": 1}, "domain": {"x": [0, 0.45], "y": [0, 1]}, "xaxis": {"range": [-0.5, 5.5], "title": {"text": "x"}, "type": "linear"}, "yaxis": {"range": [-0.5, 5.5], "title": {"text": "y"}, "type": "linear"}, "zaxis": {"range": [-0.5, 5.5], "title": {"text": "z"}, "type": "linear"}}, "scene2": {"aspectmode": "cube", "aspectratio": {"x": 1, "y": 1, "z": 1}, "domain": {"x": [0.55, 1], "y": [0, 1]}, "xaxis": {"range": [-0.5, 5.5], "title": {"text": "x"}, "type": "linear"}, "yaxis": {"range": [-0.5, 5.5], "title": {"text": "y"}, "type": "linear"}, "zaxis": {"range": [-0.5, 5.5], "title": {"text": "z"}, "type": "linear"}}, "showlegend": false}}
